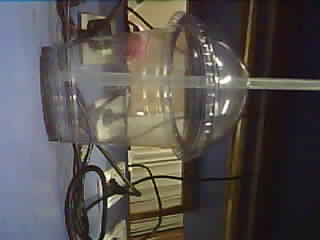
#> input picture backend/data/reference_background.jpg, 320 x 240 px, found by its file name
$ python -i cv_processor.py   (imports and definitions only)
#> lines starting #> are read from the running program, lines starting #| are printed output that depends on the picture
# backend/utils/cv_processor.py

import cv2
import numpy as np
import os

# --- Configuration ---
REFERENCE_IMAGE_PATH = 'data/reference_background.jpg'
MIN_AREA_THRESHOLD = 300 # Minimum size of the object contour
DIFF_THRESHOLD = 30      # Pixel intensity threshold for binary conversion

class CVProcessor:
    def __init__(self):
        """Initializes by loading the reference background image."""
        self.reference_frame = None
        self.load_reference_image()

    def load_reference_image(self):
        """Loads the reference image in grayscale."""
        if not os.path.exists(REFERENCE_IMAGE_PATH):
            print(f"ERROR: Reference image not found at {REFERENCE_IMAGE_PATH}")
            self.reference_frame = None
            return

        self.reference_frame = cv2.imread(REFERENCE_IMAGE_PATH, 0)
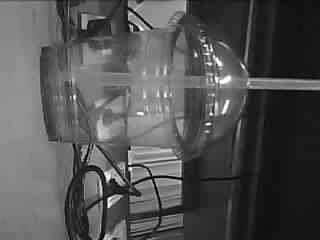
#> self.reference_frame: shape (240, 320); min 0, max 255, mean 82.8

        if self.reference_frame is not None:
            print("INFO: Reference background image loaded successfully.")
        else:
            print("ERROR: Failed to load reference image. Check file path and integrity.")

    def detect_trash(self, current_image_path):
        """
        Detects movement/new objects using background subtraction.
        Returns: True/False for detection success, and coordinates/size if found.
        """
#> called with current_image_path = '../data/reference_background.jpg'
        if self.reference_frame is None:
            return False, None

        frame = cv2.imread(current_image_path, 0)
        if frame is None or frame.shape != self.reference_frame.shape:
             return False, None

        # Background Subtraction
        diff = cv2.absdiff(self.reference_frame, frame)
#> diff: shape (240, 320); every value is 0
        _, thresh = cv2.threshold(diff, DIFF_THRESHOLD, 255, cv2.THRESH_BINARY)

        contours, _ = cv2.findContours(thresh, cv2.RETR_EXTERNAL, cv2.CHAIN_APPROX_SIMPLE)
#> contours = []

        for cnt in contours:
            area = cv2.contourArea(cnt)

            if area > MIN_AREA_THRESHOLD:
                x, y, w, h = cv2.boundingRect(cnt)

                # Return the necessary information for distance calculation and IK
                coordinates = {
                    "x_center_px": x + w / 2,
                    "y_center_px": y + h / 2,
                    "width_pixels": w,          # <--- Used for distance estimation
                    "height_pixels": h,
                    "area": area,
                    "bounding_box": [x, y, x + w, y + h]
                }

                print(f"DETECTED: Object found (Area: {area})")
                return True, coordinates
#> this loop made 0 passes

        return False, None

# Initialize the processor immediately when the server starts
cv_processor = CVProcessor()

>>> result = CVProcessor().detect_trash('../data/reference_background.jpg')
